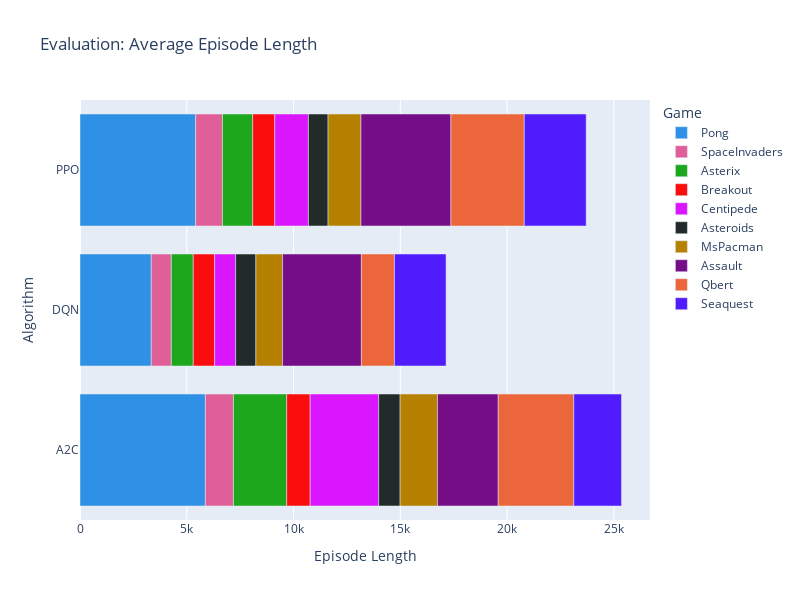

Notebook code cell kept with this figure:
### Code cell
df = mean_lengths
title = "Evaluation: Average Episode Length"
labels = {'variable':'Game', 'algo':'Algorithm', 'value':'Episode Length'}

fig = px.bar(df, 
             y=df.index,
             x=df.columns,
             barmode="relative",
             width=plots_shape[0],
             height=plots_shape[1],
             color_discrete_sequence=plots_colors,
             labels=labels,
             title=title)
fig.show()

### Figure 1 — Plotly figure (JSON) as saved in the notebook; plotly's stock layout.template omitted (floating-point values rounded to 4 significant figures)
{"data": [{"alignmentgroup": "True", "hovertemplate": "Game=Pong<br>Episode Length=%{x}<br>Algorithm=%{y}<extra></extra>", "legendgroup": "Pong", "marker": {"color": "#2E91E5", "pattern": {"shape": ""}}, "name": "Pong", "offsetgroup": "Pong", "orientation": "h", "showlegend": true, "textposition": "auto", "type": "bar", "x": [5871.0, 3338.0, 5414.0], "xaxis": "x", "y": ["A2C", "DQN", "PPO"], "yaxis": "y"}, {"alignmentgroup": "True", "hovertemplate": "Game=SpaceInvaders<br>Episode Length=%{x}<br>Algorithm=%{y}<extra></extra>", "legendgroup": "SpaceInvaders", "marker": {"color": "#E15F99", "pattern": {"shape": ""}}, "name": "SpaceInvaders", "offsetgroup": "SpaceInvaders", "orientation": "h", "showlegend": true, "textposition": "auto", "type": "bar", "x": [1315.0, 939.4, 1258.0], "xaxis": "x", "y": ["A2C", "DQN", "PPO"], "yaxis": "y"}, {"alignmentgroup": "True", "hovertemplate": "Game=Asterix<br>Episode Length=%{x}<br>Algorithm=%{y}<extra></extra>", "legendgroup": "Asterix", "marker": {"color": "#1CA71C", "pattern": {"shape": ""}}, "name": "Asterix", "offsetgroup": "Asterix", "orientation": "h", "showlegend": true, "textposition": "auto", "type": "bar", "x": [2494.0, 1027.0, 1416.0], "xaxis": "x", "y": ["A2C", "DQN", "PPO"], "yaxis": "y"}, {"alignmentgroup": "True", "hovertemplate": "Game=Breakout<br>Episode Length=%{x}<br>Algorithm=%{y}<extra></extra>", "legendgroup": "Breakout", "marker": {"color": "#FB0D0D", "pattern": {"shape": ""}}, "name": "Breakout", "offsetgroup": "Breakout", "orientation": "h", "showlegend": true, "textposition": "auto", "type": "bar", "x": [1098.0, 1000.0, 1032.0], "xaxis": "x", "y": ["A2C", "DQN", "PPO"], "yaxis": "y"}, {"alignmentgroup": "True", "hovertemplate": "Game=Centipede<br>Episode Length=%{x}<br>Algorithm=%{y}<extra></extra>", "legendgroup": "Centipede", "marker": {"color": "#DA16FF", "pattern": {"shape": ""}}, "name": "Centipede", "offsetgroup": "Centipede", "orientation": "h", "showlegend": true, "textposition": "auto", "type": "bar", "x": [3209.0, 986.5, 1576.0], "xaxis": "x", "y": ["A2C", "DQN", "PPO"], "yaxis": "y"}, {"alignmentgroup": "True", "hovertemplate": "Game=Asteroids<br>Episode Length=%{x}<br>Algorithm=%{y}<extra></extra>", "legendgroup": "Asteroids", "marker": {"color": "#222A2A", "pattern": {"shape": ""}}, "name": "Asteroids", "offsetgroup": "Asteroids", "orientation": "h", "showlegend": true, "textposition": "auto", "type": "bar", "x": [1003.0, 945.5, 919.2], "xaxis": "x", "y": ["A2C", "DQN", "PPO"], "yaxis": "y"}, {"alignmentgroup": "True", "hovertemplate": "Game=MsPacman<br>Episode Length=%{x}<br>Algorithm=%{y}<extra></extra>", "legendgroup": "MsPacman", "marker": {"color": "#B68100", "pattern": {"shape": ""}}, "name": "MsPacman", "offsetgroup": "MsPacman", "orientation": "h", "showlegend": true, "textposition": "auto", "type": "bar", "x": [1749.0, 1249.0, 1540.0], "xaxis": "x", "y": ["A2C", "DQN", "PPO"], "yaxis": "y"}, {"alignmentgroup": "True", "hovertemplate": "Game=Assault<br>Episode Length=%{x}<br>Algorithm=%{y}<extra></extra>", "legendgroup": "Assault", "marker": {"color": "#750D86", "pattern": {"shape": ""}}, "name": "Assault", "offsetgroup": "Assault", "orientation": "h", "showlegend": true, "textposition": "auto", "type": "bar", "x": [2845.0, 3691.0, 4213.0], "xaxis": "x", "y": ["A2C", "DQN", "PPO"], "yaxis": "y"}, {"alignmentgroup": "True", "hovertemplate": "Game=Qbert<br>Episode Length=%{x}<br>Algorithm=%{y}<extra></extra>", "legendgroup": "Qbert", "marker": {"color": "#EB663B", "pattern": {"shape": ""}}, "name": "Qbert", "offsetgroup": "Qbert", "orientation": "h", "showlegend": true, "textposition": "auto", "type": "bar", "x": [3539.0, 1548.0, 3435.0], "xaxis": "x", "y": ["A2C", "DQN", "PPO"], "yaxis": "y"}, {"alignmentgroup": "True", "hovertemplate": "Game=Seaquest<br>Episode Length=%{x}<br>Algorithm=%{y}<extra></extra>", "legendgroup": "Seaquest", "marker": {"color": "#511CFB", "pattern": {"shape": ""}}, "name": "Seaquest", "offsetgroup": "Seaquest", "orientation": "h", "showlegend": true, "textposition": "auto", "type": "bar", "x": [2233.0, 2418.0, 2900.0], "xaxis": "x", "y": ["A2C", "DQN", "PPO"], "yaxis": "y"}], "layout": {"barmode": "relative", "height": 600, "legend": {"title": {"text": "Game"}, "tracegroupgap": 0}, "title": {"text": "Evaluation: Average Episode Length"}, "width": 800, "xaxis": {"anchor": "y", "domain": [0, 1], "title": {"text": "Episode Length"}}, "yaxis": {"anchor": "x", "domain": [0, 1], "title": {"text": "Algorithm"}}}}
